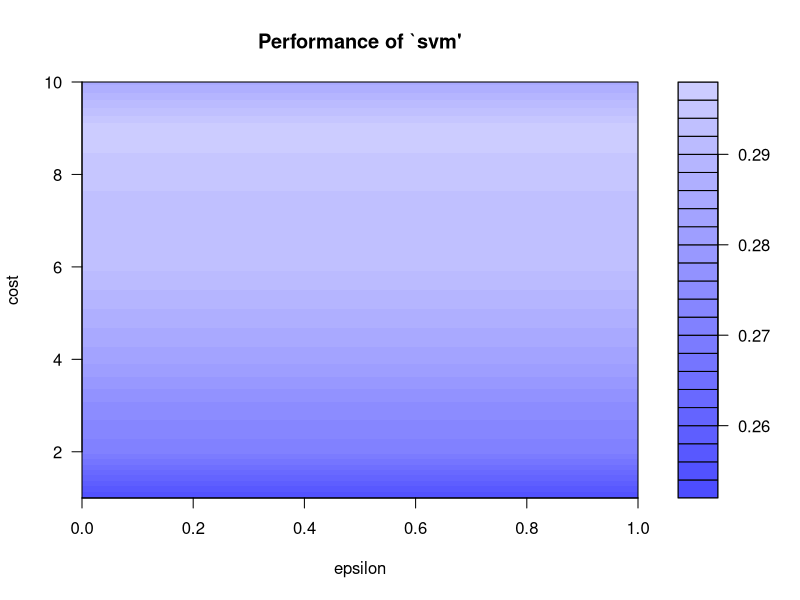

Write the R code that produced this figure.
#Pima Indians Diabetes 
#A data frame with 768 observations on 9 variables.

#Load the necessary packages

library(mlbench)
library(e1071)
library(caret)
library(caTools)


#Load the data
data("PimaIndiansDiabetes2")


# inspect the data --------------------------------------------------------

head(PimaIndiansDiabetes2)
str(PimaIndiansDiabetes2)
summary(PimaIndiansDiabetes2)


#Remove the columns with highest frequency of NAs 

df <- PimaIndiansDiabetes2
df$triceps <- NULL
df$insulin <- NULL

#Omit NAs from other columns
df <- na.omit(df)



# Normalise the features --------------------------------------------------

normalize <- function(x) {
  return ((x - min(x)) / (max(x) - min(x)))
}

df[1:6] <- as.data.frame(lapply(df[1:6], normalize))

summary(df)


# Create training and test set --------------------------------------------

splitcc <- sample.split(df, SplitRatio = 0.7)
train <- subset(df, splitcc == "TRUE")
test <- subset(df, splitcc == "FALSE")


# Testing Models SVM ------------------------------------------------------

#Minimum Accuracy
table(train$diabetes)
minimum <- 264/414

#Create a random svm model with kernel = linear and cost = 0.1
set.seed(123)
model <- svm(diabetes~., data = train, kernel = "linear", cost = 0.1, scale = FALSE)
summary(model)
pred <- predict(model, train)

#Misclassification error = % 25.8

confusionMatrix( train$diabetes, pred)


# Tuning ------------------------------------------------------------------

#tune for optimal kernel  and cost value

set.seed(123)
tuned <- tune(svm, diabetes~., data = train, 
              ranges = list(epsilon = seq(0,1,0.1),  
                            cost = (1:10)))

summary(tuned)


#darker regions equal to lower misclassification errors

plot(tuned)

#choosing best model

best_svm_model <- tuned$best.model

# The kernel is radial and cost = 8 for the best model

summary(best_svm_model)

#Comapre on training set

pred_2 <- predict(best_svm_model, train)

#misclassification error = % 11.8
#the model has improved significantly 

confusionMatrix( train$diabetes, pred_2)

# Compare on test set

test_pred <- predict(best_svm_model, test)

confusionMatrix(test$diabetes, test_pred)

#Accuracy % 76.77
#This is still not accurate enough to diagnose diabetes
